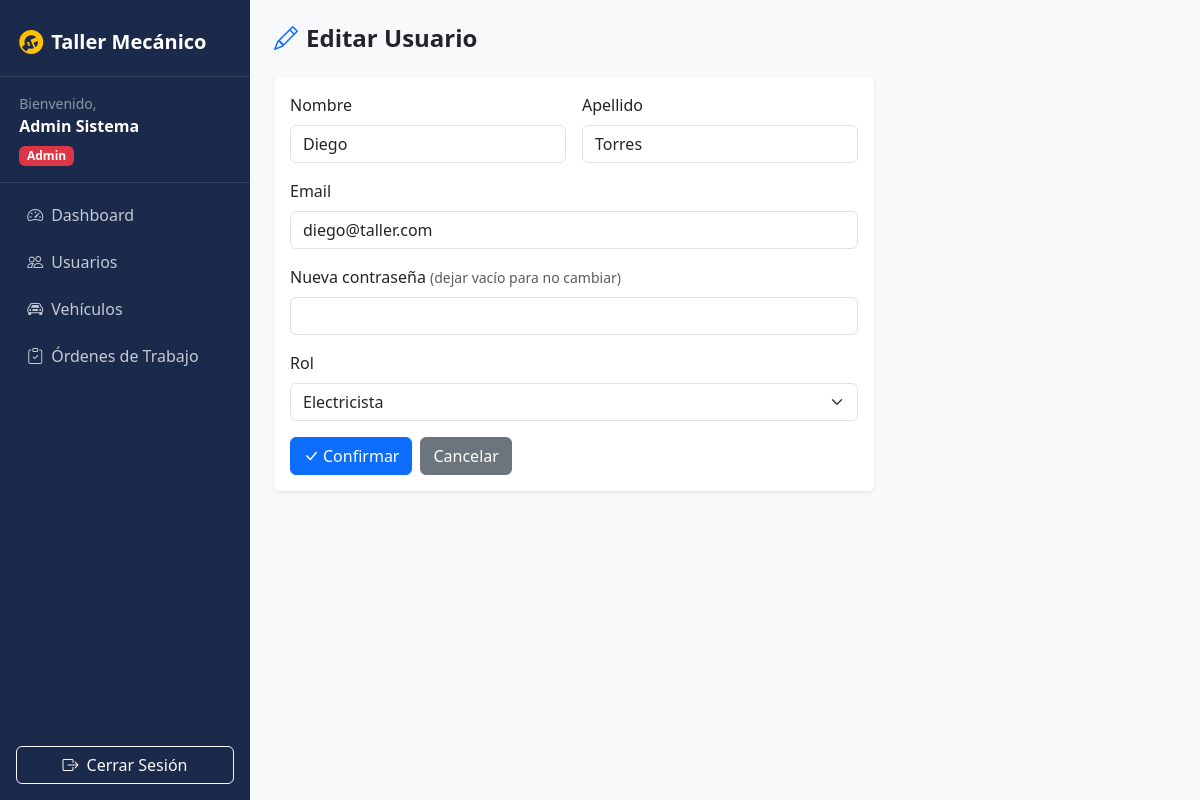
The page /modificarusuario.php?id=3 (signed in) on the database as committed earlier.
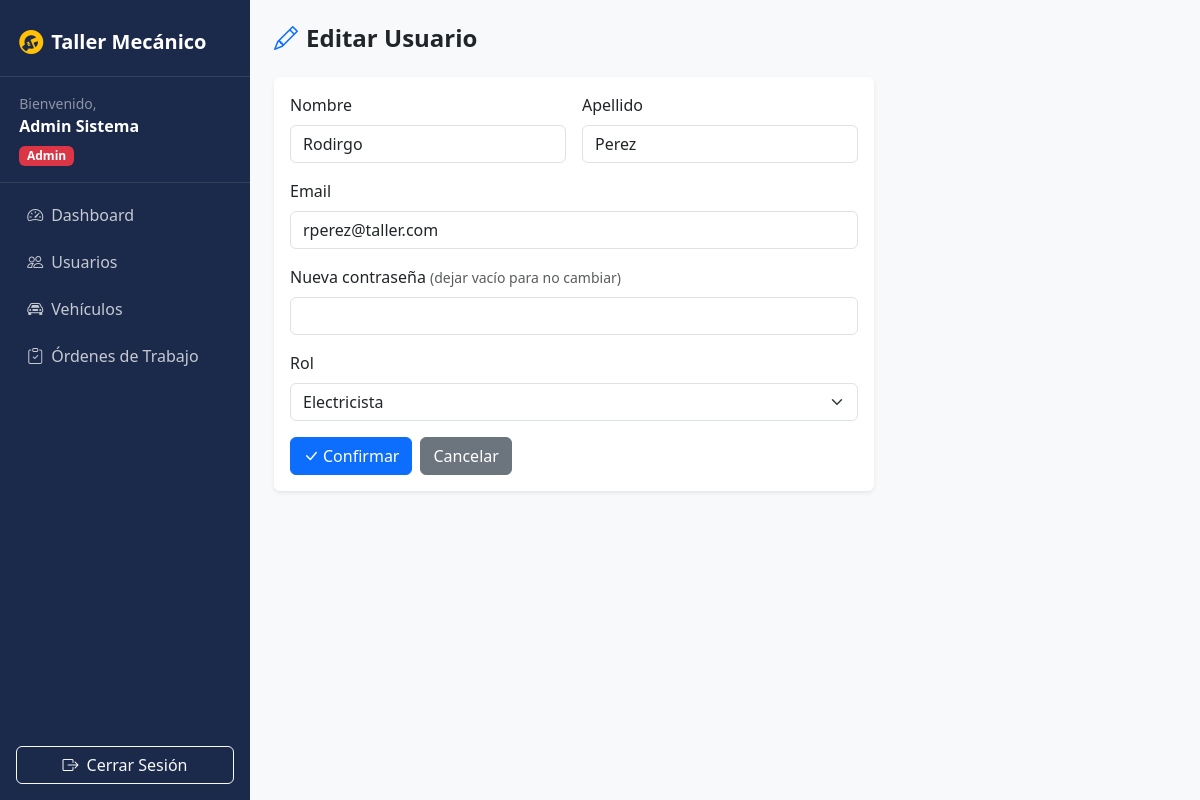
The same page on the database as committed later.
### tables this page shows
CREATE TABLE usuarios (
    id INT PRIMARY KEY AUTO_INCREMENT,
    nombre VARCHAR(100) NOT NULL,
    apellido VARCHAR(100) NOT NULL,
    email VARCHAR(100) NOT NULL UNIQUE,
    password VARCHAR(32) NOT NULL,
    rol ENUM('admin','cliente','mecanico','electricista') NOT NULL,
    created_at TIMESTAMP DEFAULT CURRENT_TIMESTAMP
);

### consultas.php (called while the page is built, shortened)
<?php
function obtenerUsuario($conexion, $id) {
    $SQL = "SELECT * FROM usuarios WHERE id = $id";
    $rs = mysqli_query($conexion, $SQL);
    $data = mysqli_fetch_array($rs);
    return $data;
}

### modificarusuario.php (the view, shortened to what this page needs)
<?php
require_once 'consultas.php';
$conexion = conexion();
$id = (int)$_GET['id'];
$usuario = obtenerUsuario($conexion, $id);
?>
<?php include 'header.php'; ?>
<?php include 'menulateral.php'; ?>
<div class="container-fluid p-4">
    <div class="d-flex justify-content-between align-items-center mb-4">
        <h4 class="fw-bold mb-0"><i class="bi bi-pencil me-2 text-primary"></i>Editar Usuario</h4>
    </div>
    <div class="card border-0 shadow-sm" style="max-width:600px;">
        <div class="card-body">
            <form method="POST" action="">
                <div class="row g-3">
                    <div class="col-md-6">
                        <label class="form-label">Nombre</label>
                        <input type="text" name="nombre" class="form-control" required
                            value="<?php echo isset($_POST['nombre']) ? $_POST['nombre'] : $usuario['nombre']; ?>">
                    </div>
                    <div class="col-md-6">
                        <label class="form-label">Apellido</label>
                        <input type="text" name="apellido" class="form-control" required
                            value="<?php echo isset($_POST['apellido']) ? $_POST['apellido'] : $usuario['apellido']; ?>">
                    </div>
                    <div class="col-12">
                        <label class="form-label">Email</label>
                        <input type="email" name="email" class="form-control" required
                            value="<?php echo isset($_POST['email']) ? $_POST['email'] : $usuario['email']; ?>">
                    </div>
                    <div class="col-12">
                        <label class="form-label">Nueva contraseña <small class="text-muted">(dejar vacío para no cambiar)</small></label>
                        <input type="password" name="password" class="form-control">
                    </div>
                    <div class="col-12">
                        <label class="form-label">Rol</label>
                        <select name="rol" class="form-select" required>
                            <?php
                            $roles = ['admin','mecanico','electricista','cliente'];
                            if (isset($_POST['rol'])) {
                                $rol_actual = $_POST['rol'];
                            } else {
                                $rol_actual = $usuario['rol'];
                            }
                            foreach ($roles as $r) {
                            ?>
                            <option value="<?php echo $r; ?>" <?php echo $rol_actual === $r ? 'selected' : ''; ?>><?php echo ucfirst($r); ?></option>
                            <?php } ?>
                        </select>
                    </div>
                    <div class="col-12 d-flex gap-2">
                        <button type="submit" name="modificar" value="1" class="btn btn-primary">
                            <i class="bi bi-check-lg me-1"></i>Confirmar
                        </button>
                        <a href="tablausuarios.php" class="btn btn-secondary">Cancelar</a>
                    </div>
                </div>
            </form>
        </div>
    </div>
</div>
<?php include 'footer.php'; ?>

Rows that differ between the two databases and show on the page:
changed usuarios "Electricista": nombre "Diego" → "Rodirgo"; apellido "Torres" → "Perez"; email "diego@taller.com" → "rperez@taller.com"
